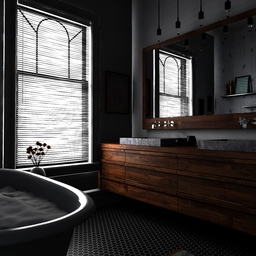
#> input picture scenes/bathroomtest.png, 256 x 256 px, shrunk from 1024 x 1024 before the run
$ python compare_err.py scenes/bathroomtest.png scenes/bathroomtruth.png out.png
#> lines starting #> are read from the running program, lines starting #| are printed output that depends on the picture
import cv2
import sys
import math
import numpy as np

def findrange(v):
	return 1 - v, v


def float2RGB(v):
	r = 0
	g = 0
	b = 0

	if(v < 0.5):
		b, g = findrange(v * 2)
	else:
		g, r = findrange((v - 0.5) * 2)

	return r, g, b


if len(sys.argv) < 4:
	print("Not enough arguments, format expected is compare_err.py <file1> <file2> <outputfile>")
	sys.exit()

filename1 = sys.argv[1]
filename2 = sys.argv[2]
output = sys.argv[3]


inv = 1 / 2.2

img1 = cv2.imread(filename1, cv2.IMREAD_ANYCOLOR | cv2.IMREAD_ANYDEPTH)
#> img1 is the input picture: shape (256, 256, 3); mean B, G, R 62.2, 63.1, 66.3
img2 = cv2.imread(filename2, cv2.IMREAD_ANYCOLOR | cv2.IMREAD_ANYDEPTH)
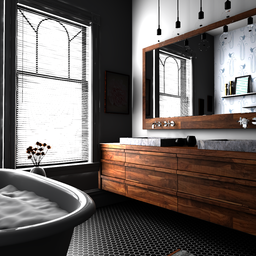
#> input picture scenes/bathroomtruth.png, 256 x 256 px, shrunk from 1024 x 1024 before the run
#> img2 is the input picture: shape (256, 256, 3); mean B, G, R 101.8, 104.6, 111.6

i1height, i1width, i1channels = img1.shape
#> i1height = 256; i1width = 256; i1channels = 3
i2height, i2width, i2channels = img2.shape
#> i2height = 256; i2width = 256; i2channels = 3

if i1height != i2height or i1width != i2width or i1channels != i2channels:
	print("Input images do not match")
	sys.exit()

accumulated_square_err = 0

diff_img = np.zeros(img1.shape, img1.dtype)
output_img = np.copy(img1)
cv2.pow(img1, inv, img1)
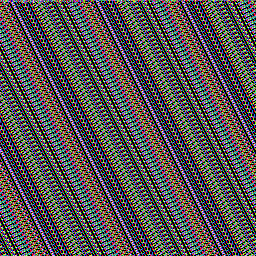
#> img1: shape (256, 256, 3); mean B, G, R 81.4, 82.6, 84.8
cv2.pow(img2, inv, img2)
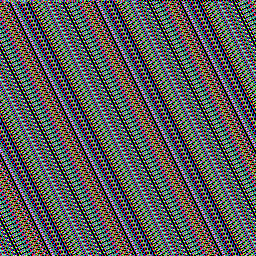
#> img2: shape (256, 256, 3); mean B, G, R 88.8, 90, 89
#> (the run stopped early here; a loop or call above may not have finished)
